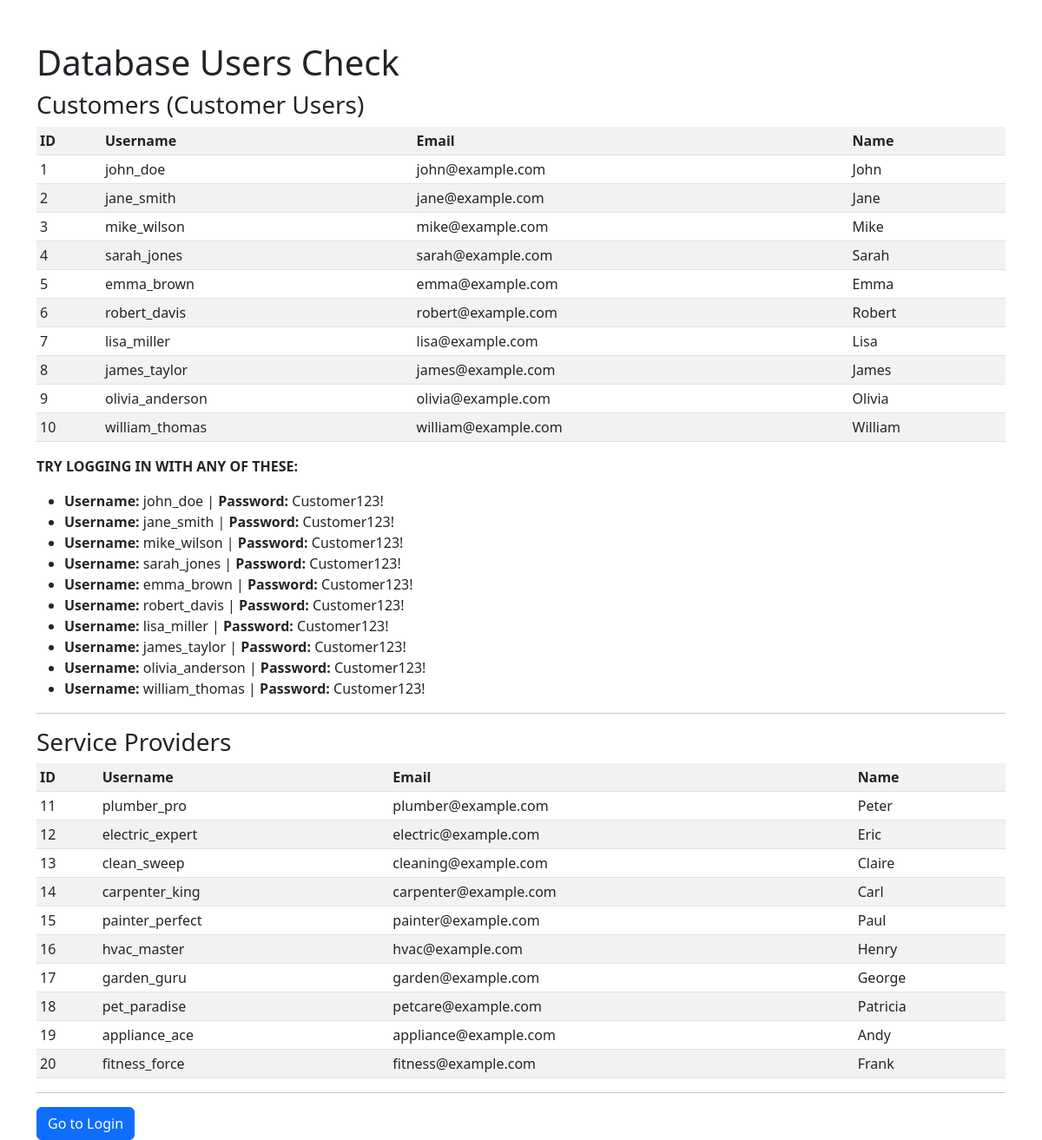
Screenshot of /check-users.php with the database file from the repository.
### tables this page shows
CREATE TABLE users (
    user_id INT PRIMARY KEY AUTO_INCREMENT,
    username VARCHAR(100) UNIQUE NOT NULL,
    email VARCHAR(100) UNIQUE NOT NULL,
    password VARCHAR(255) NOT NULL,
    first_name VARCHAR(100),
    last_name VARCHAR(100),
    phone VARCHAR(15),
    address TEXT,
    city VARCHAR(100),
    state VARCHAR(100),
    zip_code VARCHAR(10),
    profile_image VARCHAR(255),
    user_type ENUM('customer', 'service_provider') DEFAULT 'customer',
    is_verified BOOLEAN DEFAULT FALSE,
    created_at TIMESTAMP DEFAULT CURRENT_TIMESTAMP,
    updated_at TIMESTAMP DEFAULT CURRENT_TIMESTAMP ON UPDATE CURRENT_TIMESTAMP
);

### database_connection.php (called while the page is built, shortened)
<?php
function executeQuery($conn, $query, $types = '', $params = []) {
    $stmt = $conn->prepare($query);
    if (!$stmt->execute()) {
        return ['success' => false, 'error' => $stmt->error];
    }
    return ['success' => true, 'stmt' => $stmt];
}
function getMultipleResults($conn, $query, $types = '', $params = []) {
    $result = executeQuery($conn, $query, $types, $params);
    $stmt = $result['stmt'];
    $result = $stmt->get_result();
    $rows = [];
    while ($row = $result->fetch_assoc()) {
        $rows[] = $row;
    }
    return $rows;
}

### check-users.php (the view, shortened to what this page needs)
<?php
include 'database_connection.php';
$customers = getMultipleResults($conn, "SELECT user_id, username, email, first_name, user_type FROM users WHERE user_type = 'customer' LIMIT 10");
$providers = getMultipleResults($conn, "SELECT user_id, username, email, first_name, user_type FROM users WHERE user_type = 'service_provider' LIMIT 10");
?>
<!DOCTYPE html>
<html>
<head>
    <link href="https://cdn.jsdelivr.net/npm/bootstrap@5.3.0/dist/css/bootstrap.min.css" rel="stylesheet">
</head>
<body>
<div class="container mt-5">
    <h1>Database Users Check</h1>
    <h3>Customers (Customer Users)</h3>
    <?php if (count($customers) > 0): ?>
        <table class="table table-striped table-sm">
            <tr><th>ID</th><th>Username</th><th>Email</th><th>Name</th></tr>
            <?php foreach ($customers as $c): ?>
                <tr>
                    <td><?php echo $c['user_id']; ?></td>
                    <td><?php echo $c['username']; ?></td>
                    <td><?php echo $c['email']; ?></td>
                    <td><?php echo $c['first_name']; ?></td>
                </tr>
            <?php endforeach; ?>
        </table>
        <p><strong>TRY LOGGING IN WITH ANY OF THESE:</strong></p>
        <ul>
            <?php foreach ($customers as $c): ?>
                <li><strong>Username:</strong> <?php echo $c['username']; ?> | <strong>Password:</strong> Customer123!</li>
            <?php endforeach; ?>
        </ul>
    <?php endif; ?>
    <hr>
    <h3>Service Providers</h3>
    <?php if (count($providers) > 0): ?>
        <table class="table table-striped table-sm">
            <tr><th>ID</th><th>Username</th><th>Email</th><th>Name</th></tr>
            <?php foreach ($providers as $p): ?>
                <tr>
                    <td><?php echo $p['user_id']; ?></td>
                    <td><?php echo $p['username']; ?></td>
                    <td><?php echo $p['email']; ?></td>
                    <td><?php echo $p['first_name']; ?></td>
                </tr>
            <?php endforeach; ?>
        </table>
    <?php else: ?>
        <div class="alert alert-warning">No providers found</div>
    <?php endif; ?>
    <hr>
    <a href="login.php" class="btn btn-primary">Go to Login</a>
</div>
</body>
</html>

### rows the page displays
users: user_id "1", username "john_doe", email "john@example.com", first_name "John"
users: user_id "2", username "jane_smith", email "jane@example.com", first_name "Jane"
users: user_id "3", username "mike_wilson", email "mike@example.com", first_name "Mike"
users: user_id "4", username "sarah_jones", email "sarah@example.com", first_name "Sarah"
users: user_id "5", username "emma_brown", email "emma@example.com", first_name "Emma"
users: user_id "6", username "robert_davis", email "robert@example.com", first_name "Robert"
users: user_id "7", username "lisa_miller", email "lisa@example.com", first_name "Lisa"
users: user_id "8", username "james_taylor", email "james@example.com", first_name "James"
users: user_id "9", username "olivia_anderson", email "olivia@example.com", first_name "Olivia"
users: user_id "10", username "william_thomas", email "william@example.com", first_name "William"
users: user_id "11", username "plumber_pro", email "plumber@example.com", first_name "Peter"
users: user_id "12", username "electric_expert", email "electric@example.com", first_name "Eric"
users: user_id "13", username "clean_sweep", email "cleaning@example.com", first_name "Claire"
users: user_id "14", username "carpenter_king", email "carpenter@example.com", first_name "Carl"
users: user_id "15", username "painter_perfect", email "painter@example.com", first_name "Paul"
users: user_id "16", username "hvac_master", email "hvac@example.com", first_name "Henry"
users: user_id "17", username "garden_guru", email "garden@example.com", first_name "George"
users: user_id "18", username "pet_paradise", email "petcare@example.com", first_name "Patricia"
users: user_id "19", username "appliance_ace", email "appliance@example.com", first_name "Andy"
users: user_id "20", username "fitness_force", email "fitness@example.com", first_name "Frank"
